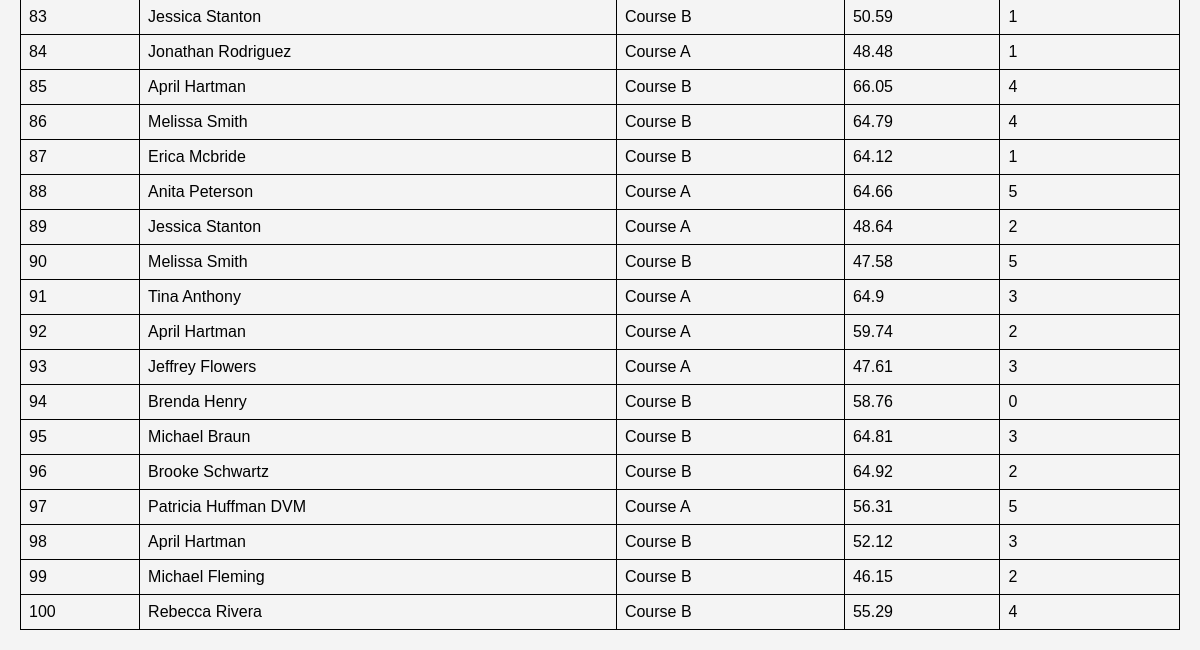
/runs (lower part), run on an earlier commit of the app's database.
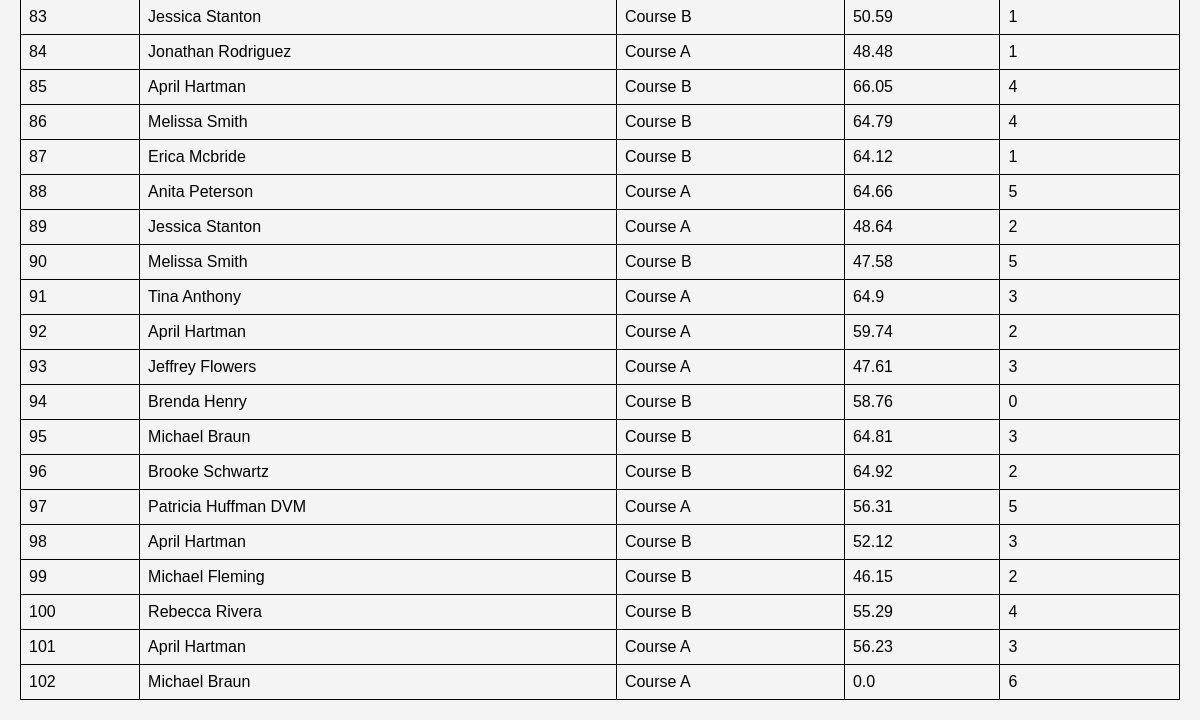
And on a later commit of the database.
### tables this page shows
CREATE TABLE runs (

    id INTEGER PRIMARY KEY,

    driver_id INTEGER,

    course_id INTEGER,

    run_time REAL,

    cones INTEGER,

    FOREIGN KEY(driver_id)
        REFERENCES drivers(id),

    FOREIGN KEY(course_id)
        REFERENCES courses(id)

);

CREATE TABLE drivers (

    id INTEGER PRIMARY KEY,

    name TEXT NOT NULL,

    license_type TEXT NOT NULL

);

CREATE TABLE courses (

    id INTEGER PRIMARY KEY,

    course_name TEXT NOT NULL

);

### app.py (the view)
@app.route("/runs")
def runs():
    conn = sqlite3.connect(
        DB_PATH
    )
    cursor = conn.cursor()
    cursor.execute(
        """

        SELECT

        runs.id,

        drivers.name,

        courses.course_name,

        runs.run_time,

        runs.cones

        FROM runs

        JOIN drivers

        ON runs.driver_id = drivers.id

        JOIN courses

        ON runs.course_id = courses.id



        """
    )
    rows = cursor.fetchall()
    conn.close()
    return render_template(
        "runs.html",
        runs=rows
    )

### templates/runs.html (shortened to what this page needs)
{% extends "base.html" %}
{% block content %}
<table>
{% for run in runs %}
<tr>
<td>{{ run[0] }}</td>
<td>{{ run[1] }}</td>
<td>{{ run[2] }}</td>
<td>{{ run[3] }}</td>
<td>{{ run[4] }}</td>
</tr>
{% endfor %}
</table>
{% endblock %}

### templates/base.html (shortened to what this page needs)
<!DOCTYPE html>
<html>
<head>
    <link
        rel="stylesheet"
        href="/static/style.css">
</head>
<body>
{% block content %}
{% endblock %}
</body>
</html>

### static/style.css (style rules this page uses)
body { font-family: Arial, sans-serif; background-color: #f4f4f4; margin: 20px; }
table { border-collapse: collapse; width: 100%; }

What changed in the data, as far as the page shows it:
added runs: id "101", name "April Hartman", course_name "Course A", run_time "56.23", cones "3"
added runs: id "102", name "Michael Braun", course_name "Course A", run_time "0.0", cones "6"
